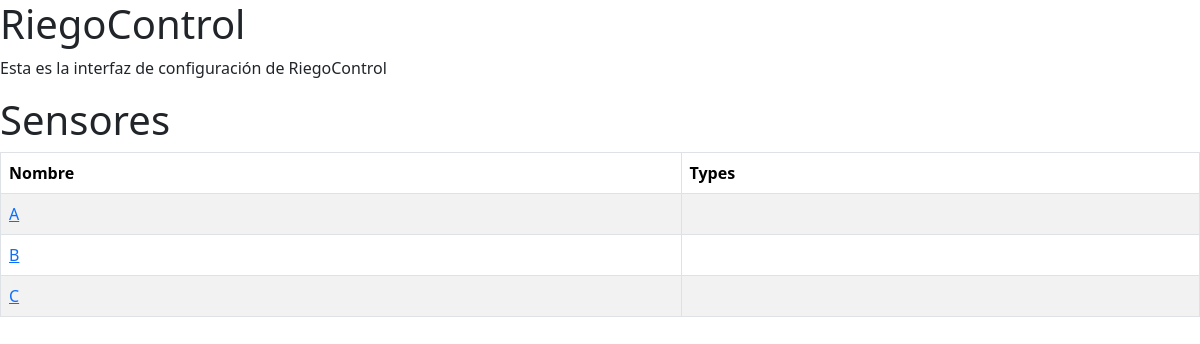
The app's page /, older data.
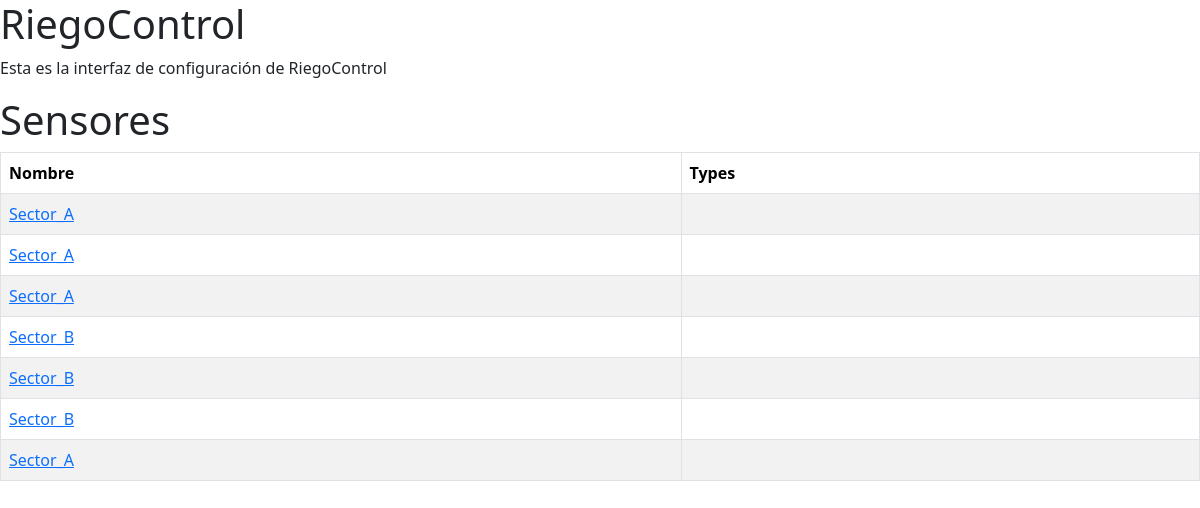
The same page, newer data.
### sensors/models.py (models this page shows, shortened)
class Sensor(models.Model):
    name = models.CharField(max_length = 255, unique = True)
    types = models.CharField(max_length = 255)
    change_pendig = models.BooleanField(default = False)

### pidjango/views.py (the view)
# urls.py: path('', indx_view),
def indx_view(request):
    sensors = Sensor.objects.all().values()
    template = loader.get_template("index.html")
    context = {
        'sensors': sensors,
    }
    return HttpResponse(template.render(context, request))

### templates/index.html (shortened to what this page needs)
<!DOCTYPE html>
<html lang="en">
<head>
    {% load bootstrap5 %}
    {% bootstrap_css %}
</head>
<body>
    <h1>RiegoControl</h1>
    <p>Esta es la interfaz de configuración de RiegoControl</p>
    <h1>Sensores</h1>
    <table class="table table-striped table-bordered table-hover table-responsive">
        <thead class="thead-dark">
            <tr>
                <th scope="col"> Nombre </th>
                <th scope="col"> Types </th>
            </tr>
        </thead>
        <tbody>
            {% for x in sensors %}
                <tr>
                    <td scope="row">
                        <a href="{% url 'config' sensor_id=x.id  %}">{{x.name}}</a>
                    </td>
                    <td scope="row"> {{ x.types }} </td>
                </tr>
                {%endfor%}
        </tbody>
    </table>
</body>
</html>

Row changes from the older to the newer data that the page shows:
changed Sensor (number 1 of 7 on the later page): name "A" → "Sector_A"
changed Sensor (number 2 of 7 on the later page): name "B" → "Sector_A"
changed Sensor (number 3 of 7 on the later page): name "C" → "Sector_A"
added Sensor: name "Sector_B"
added Sensor: name "Sector_B"
added Sensor: name "Sector_B"
added Sensor: name "Sector_A"
